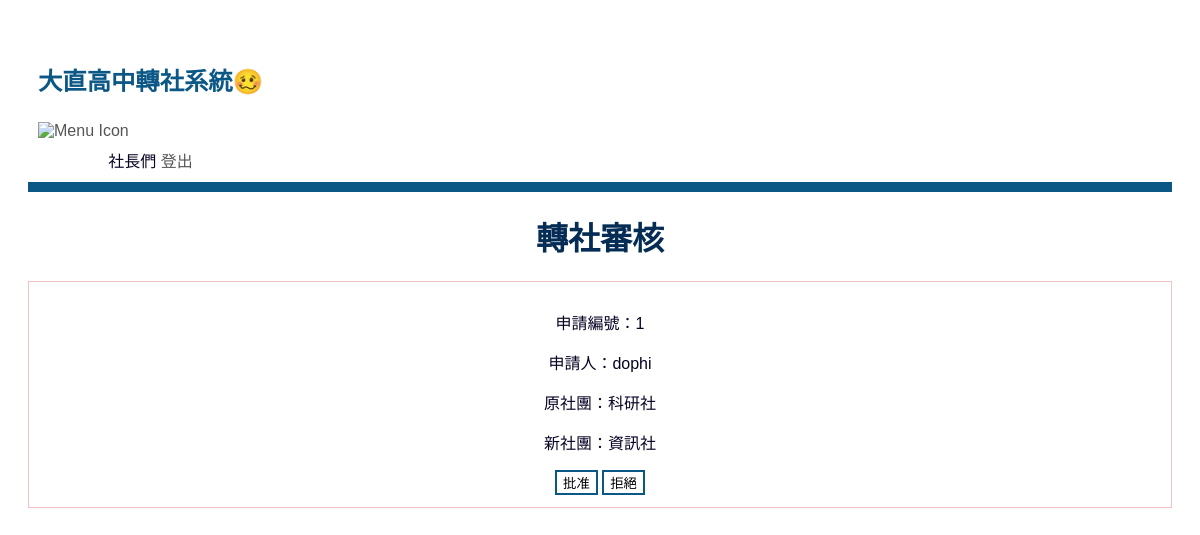
The app's page /transfer/approve/ (signed in), older data.
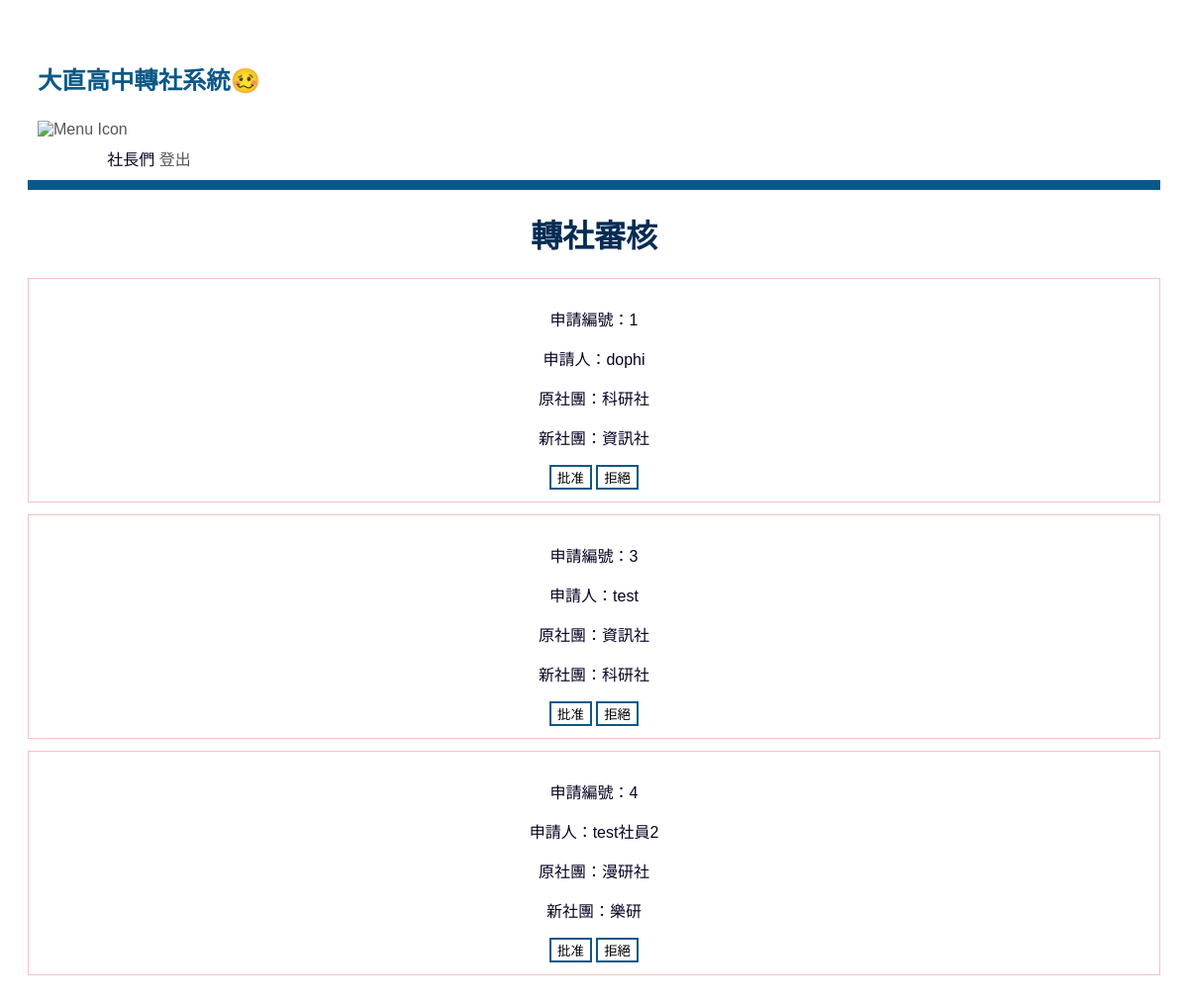
The same page, newer data.
### transfer/models.py (models this page shows, shortened)
class TransferRequest(models.Model):
    STATUS_CHOICES = [
        (0, '原社長審核中'),
        (1, '原老師審核中'),
        (2, '新社長審核中'),
        (3, '新老師審核中'),
        (4, '完成'),
    ]
    student = models.ForeignKey(User, on_delete=models.CASCADE, related_name='transfer_requests', verbose_name="申請人")
    old_club = models.ForeignKey(Club, on_delete=models.CASCADE, related_name='outgoing_requests', verbose_name="原社團")
    new_club = models.ForeignKey(Club, on_delete=models.CASCADE, related_name='incoming_requests', verbose_name="新社團")
    status = models.IntegerField(choices=STATUS_CHOICES, default=0, verbose_name="進度狀態")
    created_at = models.DateTimeField(auto_now_add=True, verbose_name="申請時間")

class Club(models.Model):
    name = models.CharField(max_length=100, unique=True, verbose_name="社團名稱")
    max_participants = models.IntegerField(verbose_name="人數上限")
    founder = models.ForeignKey(User, on_delete=models.SET_NULL, null = True,related_name='founded_clubs', verbose_name="社長")
    teacher = models.ForeignKey(User, on_delete=models.SET_NULL, null = True, related_name='taught_clubs', verbose_name="指導老師")

### transfer/views.py (the view, shortened to what this page needs)
# urls.py: path('approve/', views.pending_approvals, name='pending_approvals'),
@login_required
def pending_approvals(request):
    user = request.user
    pending_requests = TransferRequest.objects.filter(
        Q(status=0, old_club__founder=user) |  # 輪到我這個「原社長」
        Q(status=1, old_club__teacher=user) |  # 輪到我這個「原老師」
        Q(status=2, new_club__founder=user) |  # 輪到我這個「新社長」
        Q(status=3, new_club__teacher=user)    # 輪到我這個「新老師」
    ).distinct()
    return render(request, 'transfer/approve.html', {'requests': pending_requests})

### transfer/templates/transfer/approve.html (shortened to what this page needs)
{% extends "base.html" %}
{% block main %}
    <h1>轉社審核</h1>
    {% if requests %}
        {% for req in requests %}
            <section style="border:1px solid #f3c3c3; padding:12px; margin-bottom:12px;">
                <p>申請編號：{{ req.id }}</p>
                <p>申請人：{{ req.student.username }}</p>
                <p>原社團：{{ req.old_club.name }}</p>
                <p>新社團：{{ req.new_club.name }}</p>
                <form method="post" style="display:inline-block;">
                    <button class="bot" type="submit" name="action" value="approve">批准</button>
                    <button class="bot" type="submit" name="action" value="reject">拒絕</button>
                </form>
            </section>
        {% endfor %}
    {% else %}
        <p>目前沒有任何待審核的轉社申請。</p>
    {% endif %}
{% endblock %}

Row changes from the older to the newer data that the page shows:
now on this page (row edited): TransferRequest: id "3", student.username "test", old_club.name "資訊社", new_club.name "科研社"
added TransferRequest: id "4", student.username "test社員2", old_club.name "漫研社", new_club.name "樂研"
